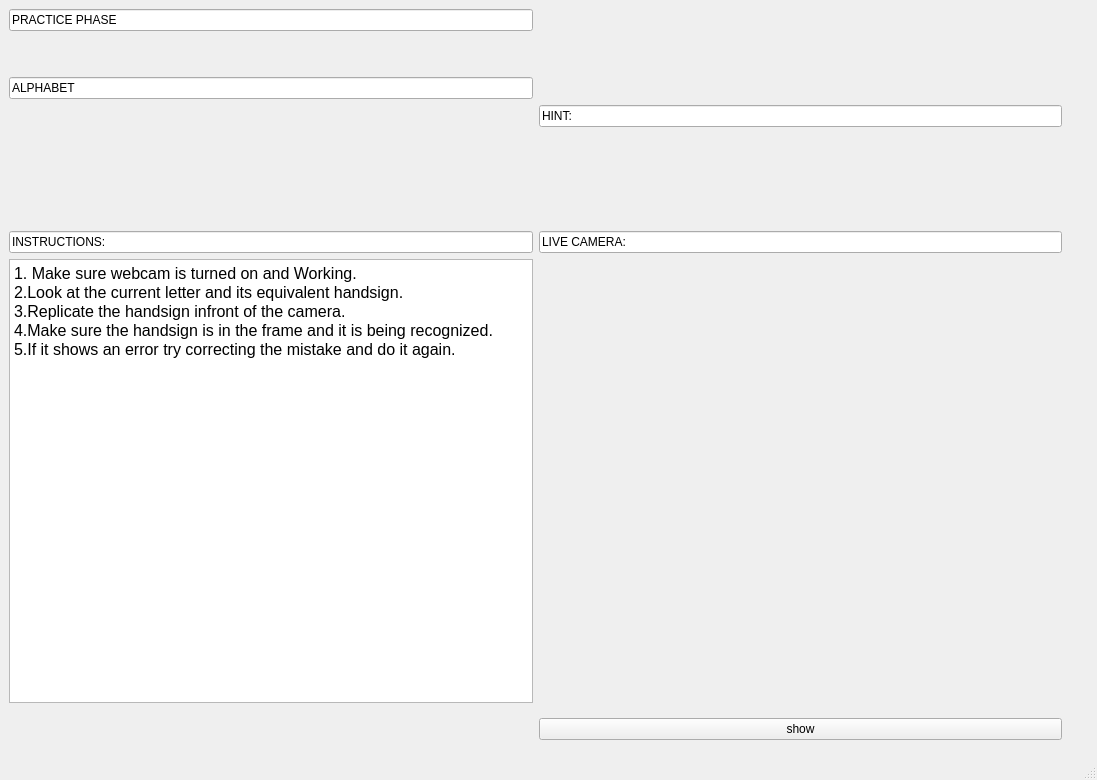
<?xml version="1.0" encoding="UTF-8"?>
<ui version="4.0">
 <class>MainWindow</class>
 <widget class="QMainWindow" name="MainWindow">
  <property name="geometry">
   <rect>
    <x>0</x>
    <y>0</y>
    <width>1097</width>
    <height>780</height>
   </rect>
  </property>
  <property name="windowTitle">
   <string>MainWindow</string>
  </property>
  <widget class="QWidget" name="centralwidget">
   <layout class="QGridLayout" name="gridLayout">
    <item row="5" column="2">
     <widget class="QLabel" name="label_8">
      <property name="text">
       <string/>
      </property>
     </widget>
    </item>
    <item row="11" column="0">
     <widget class="QLineEdit" name="lineEdit_3">
      <property name="styleSheet">
       <string notr="true"/>
      </property>
      <property name="text">
       <string>INSTRUCTIONS:</string>
      </property>
     </widget>
    </item>
    <item row="2" column="1">
     <widget class="QLabel" name="label_4">
      <property name="text">
       <string/>
      </property>
     </widget>
    </item>
    <item row="2" column="2" rowspan="2" colspan="2">
     <widget class="QLabel" name="label_3">
      <property name="text">
       <string/>
      </property>
     </widget>
    </item>
    <item row="13" column="0">
     <spacer name="verticalSpacer_3">
      <property name="orientation">
       <enum>Qt::Vertical</enum>
      </property>
      <property name="sizeType">
       <enum>QSizePolicy::Fixed</enum>
      </property>
      <property name="sizeHint" stdset="0">
       <size>
        <width>20</width>
        <height>40</height>
       </size>
      </property>
     </spacer>
    </item>
    <item row="3" column="1">
     <widget class="QLineEdit" name="lineEdit_4">
      <property name="text">
       <string>HINT:</string>
      </property>
     </widget>
    </item>
    <item row="11" column="1">
     <widget class="QLineEdit" name="lineEdit_5">
      <property name="text">
       <string>LIVE CAMERA:</string>
      </property>
     </widget>
    </item>
    <item row="1" column="0">
     <spacer name="verticalSpacer">
      <property name="orientation">
       <enum>Qt::Vertical</enum>
      </property>
      <property name="sizeType">
       <enum>QSizePolicy::Fixed</enum>
      </property>
      <property name="sizeHint" stdset="0">
       <size>
        <width>20</width>
        <height>40</height>
       </size>
      </property>
     </spacer>
    </item>
    <item row="8" column="0">
     <widget class="QLabel" name="label_7">
      <property name="text">
       <string/>
      </property>
     </widget>
    </item>
    <item row="12" column="3">
     <widget class="QLabel" name="label">
      <property name="text">
       <string/>
      </property>
     </widget>
    </item>
    <item row="13" column="1">
     <widget class="QPushButton" name="pushButton">
      <property name="text">
       <string>show</string>
      </property>
     </widget>
    </item>
    <item row="12" column="0">
     <widget class="QTextEdit" name="textEdit">
      <property name="maximumSize">
       <size>
        <width>16777215</width>
        <height>16477204</height>
       </size>
      </property>
      <property name="html">
       <string>&lt;!DOCTYPE HTML PUBLIC &quot;-//W3C//DTD HTML 4.0//EN&quot; &quot;http://www.w3.org/TR/REC-html40/strict.dtd&quot;&gt;
&lt;html&gt;&lt;head&gt;&lt;meta name=&quot;qrichtext&quot; content=&quot;1&quot; /&gt;&lt;style type=&quot;text/css&quot;&gt;
p, li { white-space: pre-wrap; }
&lt;/style&gt;&lt;/head&gt;&lt;body style=&quot; font-family:'MS Shell Dlg 2'; font-size:7.8pt; font-weight:400; font-style:normal;&quot;&gt;
&lt;p style=&quot; margin-top:0px; margin-bottom:0px; margin-left:0px; margin-right:0px; -qt-block-indent:0; text-indent:0px;&quot;&gt;&lt;span style=&quot; font-size:12pt;&quot;&gt;1. Make sure webcam is turned on and Working.&lt;/span&gt;&lt;/p&gt;
&lt;p style=&quot; margin-top:0px; margin-bottom:0px; margin-left:0px; margin-right:0px; -qt-block-indent:0; text-indent:0px;&quot;&gt;&lt;span style=&quot; font-size:12pt;&quot;&gt;2.Look at the current letter and its equivalent handsign.&lt;/span&gt;&lt;/p&gt;
&lt;p style=&quot; margin-top:0px; margin-bottom:0px; margin-left:0px; margin-right:0px; -qt-block-indent:0; text-indent:0px;&quot;&gt;&lt;span style=&quot; font-size:12pt;&quot;&gt;3.Replicate the handsign infront of the camera.&lt;/span&gt;&lt;/p&gt;
&lt;p style=&quot; margin-top:0px; margin-bottom:0px; margin-left:0px; margin-right:0px; -qt-block-indent:0; text-indent:0px;&quot;&gt;&lt;span style=&quot; font-size:12pt;&quot;&gt;4.Make sure the handsign is in the frame and it is being recognized.&lt;/span&gt;&lt;/p&gt;
&lt;p style=&quot; margin-top:0px; margin-bottom:0px; margin-left:0px; margin-right:0px; -qt-block-indent:0; text-indent:0px;&quot;&gt;&lt;span style=&quot; font-size:12pt;&quot;&gt;5.If it shows an error try correcting the mistake and do it again.&lt;/span&gt;&lt;/p&gt;&lt;/body&gt;&lt;/html&gt;</string>
      </property>
     </widget>
    </item>
    <item row="12" column="1" colspan="2">
     <widget class="QLabel" name="label_2">
      <property name="text">
       <string/>
      </property>
     </widget>
    </item>
    <item row="0" column="0">
     <widget class="QLineEdit" name="lineEdit">
      <property name="text">
       <string>PRACTICE PHASE</string>
      </property>
      <property name="placeholderText">
       <string/>
      </property>
     </widget>
    </item>
    <item row="2" column="0">
     <widget class="QLineEdit" name="lineEdit_2">
      <property name="text">
       <string>ALPHABET</string>
      </property>
     </widget>
    </item>
    <item row="10" column="0">
     <spacer name="verticalSpacer_2">
      <property name="orientation">
       <enum>Qt::Vertical</enum>
      </property>
      <property name="sizeType">
       <enum>QSizePolicy::Minimum</enum>
      </property>
      <property name="sizeHint" stdset="0">
       <size>
        <width>20</width>
        <height>40</height>
       </size>
      </property>
     </spacer>
    </item>
    <item row="3" column="0" rowspan="5">
     <widget class="QLabel" name="label_6">
      <property name="text">
       <string/>
      </property>
     </widget>
    </item>
    <item row="4" column="1" rowspan="5">
     <widget class="QLabel" name="label_9">
      <property name="maximumSize">
       <size>
        <width>16777215</width>
        <height>20000</height>
       </size>
      </property>
      <property name="text">
       <string/>
      </property>
     </widget>
    </item>
   </layout>
  </widget>
  <widget class="QMenuBar" name="menubar">
   <property name="geometry">
    <rect>
     <x>0</x>
     <y>0</y>
     <width>1097</width>
     <height>26</height>
    </rect>
   </property>
  </widget>
  <widget class="QStatusBar" name="statusbar"/>
 </widget>
 <resources/>
 <connections/>
</ui>
